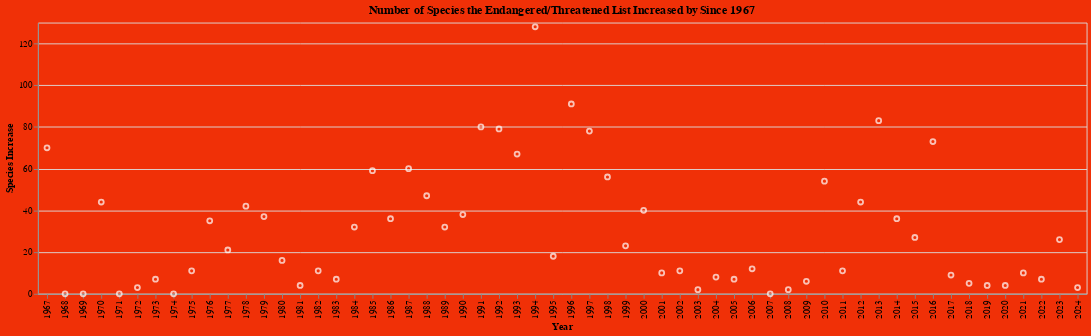

The notebook cell saved with this chart:
### Markdown cell above
## Bad

### Code cell
listed = alt.Chart(listed_species_df, title="Number of Species the Endangered/Threatened List Increased by Since 1967").mark_point(point=True, color='white').encode(
    x=alt.X("Calendar Year:O", title="Year").scale(zero=False),
    y=alt.Y("Number of Species Listings:Q", title="Species Increase").scale(zero=False)

)
listed.configure_title().configure(background='#F03007')

### Figure 1 — Vega-Lite specification as saved in the notebook (floating-point values rounded to 4 significant figures)
{"config": {"view": {"continuousWidth": 300, "continuousHeight": 300}, "background": "#F03007"}, "data": {"name": "data-2fc7e87139f5d0c3acb326e98ec76e9f"}, "mark": {"type": "point", "color": "white", "point": true}, "encoding": {"x": {"field": "Calendar Year", "scale": {"zero": false}, "title": "Year", "type": "ordinal"}, "y": {"field": "Number of Species Listings", "scale": {"zero": false}, "title": "Species Increase", "type": "quantitative"}}, "title": "Number of Species the Endangered/Threatened List Increased by Since 1967", "$schema": "https://vega.github.io/schema/vega-lite/v5.17.0.json", "datasets": {"data-2fc7e87139f5d0c3acb326e98ec76e9f": [{"Calendar Year": 2024, "Number of Species Listings": 3}, {"Calendar Year": 2023, "Number of Species Listings": 26}, {"Calendar Year": 2022, "Number of Species Listings": 7}, {"Calendar Year": 2021, "Number of Species Listings": 10}, {"Calendar Year": 2020, "Number of Species Listings": 4}, {"Calendar Year": 2019, "Number of Species Listings": 4}, {"Calendar Year": 2018, "Number of Species Listings": 5}, {"Calendar Year": 2017, "Number of Species Listings": 9}, {"Calendar Year": 2016, "Number of Species Listings": 73}, {"Calendar Year": 2015, "Number of Species Listings": 27}, {"Calendar Year": 2014, "Number of Species Listings": 36}, {"Calendar Year": 2013, "Number of Species Listings": 83}, {"Calendar Year": 2012, "Number of Species Listings": 44}, {"Calendar Year": 2011, "Number of Species Listings": 11}, {"Calendar Year": 2010, "Number of Species Listings": 54}, {"Calendar Year": 2009, "Number of Species Listings": 6}, {"Calendar Year": 2008, "Number of Species Listings": 2}, {"Calendar Year": 2006, "Number of Species Listings": 12}, {"Calendar Year": 2005, "Number of Species Listings": 7}, {"Calendar Year": 2004, "Number of Species Listings": 8}, {"Calendar Year": 2003, "Number of Species Listings": 2}, {"Calendar Year": 2002, "Number of Species Listings": 11}, {"Calendar Year": 2001, "Number of Species Listings": 10}, {"Calendar Year": 2000, "Number of Species Listings": 40}, {"Calendar Year": 1999, "Number of Species Listings": 23}, {"Calendar Year": 1998, "Number of Species Listings": 56}, {"Calendar Year": 1997, "Number of Species Listings": 78}, {"Calendar Year": 1996, "Number of Species Listings": 91}, {"Calendar Year": 1995, "Number of Species Listings": 18}, {"Calendar Year": 1994, "Number of Species Listings": 128}, {"Calendar Year": 1993, "Number of Species Listings": 67}, {"Calendar Year": 1992, "Number of Species Listings": 79}, {"Calendar Year": 1991, "Number of Species Listings": 80}, {"Calendar Year": 1990, "Number of Species Listings": 38}, {"Calendar Year": 1989, "Number of Species Listings": 32}, {"Calendar Year": 1988, "Number of Species Listings": 47}, {"Calendar Year": 1987, "Number of Species Listings": 60}, {"Calendar Year": 1986, "Number of Species Listings": 36}, {"Calendar Year": 1985, "Number of Species Listings": 59}, {"Calendar Year": 1984, "Number of Species Listings": 32}, {"Calendar Year": 1983, "Number of Species Listings": 7}, {"Calendar Year": 1982, "Number of Species Listings": 11}, {"Calendar Year": 1981, "Number of Species Listings": 4}, {"Calendar Year": 1980, "Number of Species Listings": 16}, {"Calendar Year": 1979, "Number of Species Listings": 37}, {"Calendar Year": 1978, "Number of Species Listings": 42}, {"Calendar Year": 1977, "Number of Species Listings": 21}, {"Calendar Year": 1976, "Number of Species Listings": 35}, {"Calendar Year": 1975, "Number of Species Listings": 11}, {"Calendar Year": 1973, "Number of Species Listings": 7}, {"Calendar Year": 1972, "Number of Species Listings": 3}, {"Calendar Year": 1970, "Number of Species Listings": 44}, {"Calendar Year": 1967, "Number of Species Listings": 70}, {"Calendar Year": 1968, "Number of Species Listings": 0}, {"Calendar Year": 1969, "Number of Species Listings": 0}, {"Calendar Year": 1971, "Number of Species Listings": 0}, {"Calendar Year": 1974, "Number of Species Listings": 0}, {"Calendar Year": 2007, "Number of Species Listings": 0}]}}
